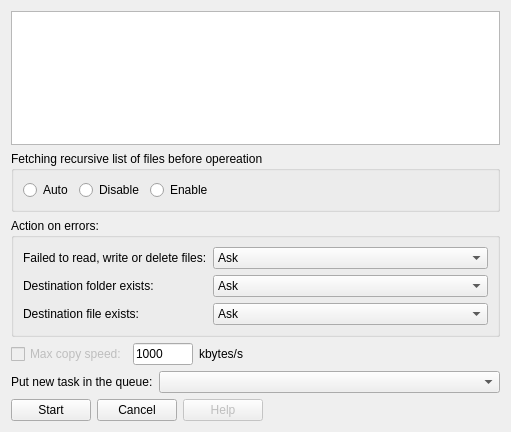
<?xml version="1.0" encoding="UTF-8"?>
<ui version="4.0">
 <class>Copy_dialog</class>
 <widget class="QWidget" name="Copy_dialog">
  <property name="geometry">
   <rect>
    <x>0</x>
    <y>0</y>
    <width>511</width>
    <height>432</height>
   </rect>
  </property>
  <property name="windowTitle">
   <string>Form</string>
  </property>
  <layout class="QVBoxLayout" name="verticalLayout_2">
   <item>
    <widget class="QTextBrowser" name="description"/>
   </item>
   <item>
    <widget class="QGroupBox" name="groupBox">
     <property name="title">
      <string>Fetching recursive list of files before opereation</string>
     </property>
     <layout class="QHBoxLayout" name="horizontalLayout_4">
      <item>
       <widget class="QRadioButton" name="recursive_fetch_auto">
        <property name="text">
         <string>Auto</string>
        </property>
       </widget>
      </item>
      <item>
       <widget class="QRadioButton" name="recursive_fetch_off">
        <property name="text">
         <string>Disable</string>
        </property>
       </widget>
      </item>
      <item>
       <widget class="QRadioButton" name="recursive_fetch_on">
        <property name="text">
         <string>Enable</string>
        </property>
       </widget>
      </item>
      <item>
       <spacer name="horizontalSpacer_3">
        <property name="orientation">
         <enum>Qt::Horizontal</enum>
        </property>
        <property name="sizeHint" stdset="0">
         <size>
          <width>40</width>
          <height>20</height>
         </size>
        </property>
       </spacer>
      </item>
     </layout>
    </widget>
   </item>
   <item>
    <widget class="QGroupBox" name="groupBox_2">
     <property name="title">
      <string>Action on errors:</string>
     </property>
     <layout class="QFormLayout" name="formLayout">
      <item row="0" column="0">
       <widget class="QLabel" name="label">
        <property name="text">
         <string>Failed to read, write or delete files:</string>
        </property>
       </widget>
      </item>
      <item row="0" column="1">
       <widget class="QComboBox" name="action_on_rw_error">
        <item>
         <property name="text">
          <string>Ask</string>
         </property>
        </item>
        <item>
         <property name="text">
          <string>Skip</string>
         </property>
        </item>
        <item>
         <property name="text">
          <string>Abort</string>
         </property>
        </item>
       </widget>
      </item>
      <item row="1" column="1">
       <widget class="QComboBox" name="action_on_folder_exists">
        <item>
         <property name="text">
          <string>Ask</string>
         </property>
        </item>
        <item>
         <property name="text">
          <string>Merge</string>
         </property>
        </item>
        <item>
         <property name="text">
          <string>Overwrite</string>
         </property>
        </item>
        <item>
         <property name="text">
          <string>Skip</string>
         </property>
        </item>
        <item>
         <property name="text">
          <string>Abort</string>
         </property>
        </item>
       </widget>
      </item>
      <item row="2" column="1">
       <widget class="QComboBox" name="action_on_file_exists">
        <item>
         <property name="text">
          <string>Ask</string>
         </property>
        </item>
        <item>
         <property name="text">
          <string>Overwrite</string>
         </property>
        </item>
        <item>
         <property name="text">
          <string>Skip</string>
         </property>
        </item>
        <item>
         <property name="text">
          <string>Append</string>
         </property>
        </item>
        <item>
         <property name="text">
          <string>Abort</string>
         </property>
        </item>
       </widget>
      </item>
      <item row="1" column="0">
       <widget class="QLabel" name="label_2">
        <property name="text">
         <string>Destination folder exists:</string>
        </property>
       </widget>
      </item>
      <item row="2" column="0">
       <widget class="QLabel" name="label_3">
        <property name="text">
         <string>Destination file exists:</string>
        </property>
       </widget>
      </item>
     </layout>
    </widget>
   </item>
   <item>
    <layout class="QHBoxLayout" name="horizontalLayout_3">
     <item>
      <widget class="QCheckBox" name="enable_max_speed">
       <property name="enabled">
        <bool>false</bool>
       </property>
       <property name="text">
        <string>Max copy speed:</string>
       </property>
      </widget>
     </item>
     <item>
      <widget class="QLineEdit" name="max_speed">
       <property name="enabled">
        <bool>true</bool>
       </property>
       <property name="sizePolicy">
        <sizepolicy hsizetype="Expanding" vsizetype="Fixed">
         <horstretch>0</horstretch>
         <verstretch>0</verstretch>
        </sizepolicy>
       </property>
       <property name="maximumSize">
        <size>
         <width>60</width>
         <height>16777215</height>
        </size>
       </property>
       <property name="text">
        <string>1000</string>
       </property>
      </widget>
     </item>
     <item>
      <widget class="QLabel" name="label_9">
       <property name="text">
        <string>kbytes/s</string>
       </property>
      </widget>
     </item>
     <item>
      <spacer name="horizontalSpacer">
       <property name="orientation">
        <enum>Qt::Horizontal</enum>
       </property>
       <property name="sizeHint" stdset="0">
        <size>
         <width>40</width>
         <height>20</height>
        </size>
       </property>
      </spacer>
     </item>
    </layout>
   </item>
   <item>
    <layout class="QHBoxLayout" name="horizontalLayout_2">
     <item>
      <widget class="QLabel" name="label_7">
       <property name="sizePolicy">
        <sizepolicy hsizetype="Fixed" vsizetype="Preferred">
         <horstretch>0</horstretch>
         <verstretch>0</verstretch>
        </sizepolicy>
       </property>
       <property name="text">
        <string>Put new task in the queue:</string>
       </property>
      </widget>
     </item>
     <item>
      <widget class="QComboBox" name="queue"/>
     </item>
    </layout>
   </item>
   <item>
    <layout class="QHBoxLayout" name="horizontalLayout">
     <item>
      <widget class="QPushButton" name="start">
       <property name="text">
        <string>Start</string>
       </property>
      </widget>
     </item>
     <item>
      <widget class="QPushButton" name="cancel">
       <property name="text">
        <string>Cancel</string>
       </property>
      </widget>
     </item>
     <item>
      <widget class="QPushButton" name="help">
       <property name="enabled">
        <bool>false</bool>
       </property>
       <property name="text">
        <string>Help</string>
       </property>
      </widget>
     </item>
     <item>
      <spacer name="horizontalSpacer_2">
       <property name="orientation">
        <enum>Qt::Horizontal</enum>
       </property>
       <property name="sizeHint" stdset="0">
        <size>
         <width>40</width>
         <height>20</height>
        </size>
       </property>
      </spacer>
     </item>
    </layout>
   </item>
  </layout>
 </widget>
 <resources/>
 <connections/>
</ui>
